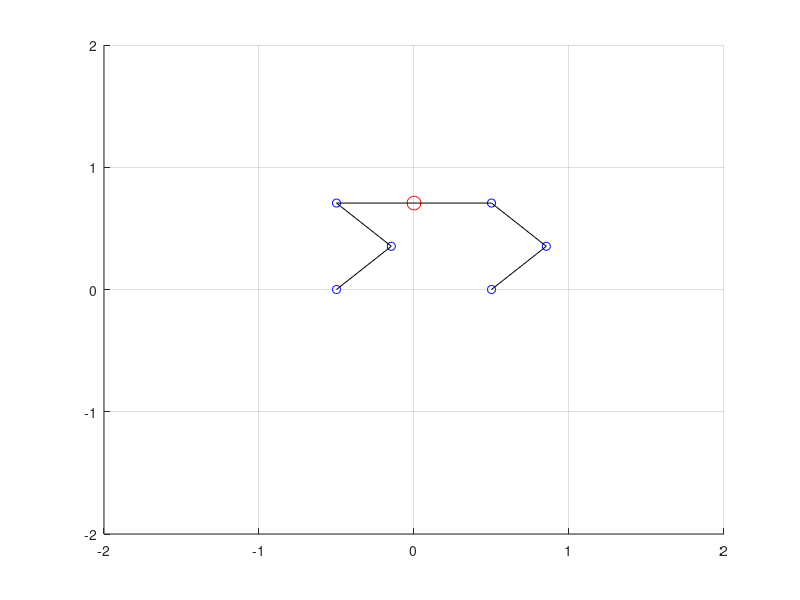

The MATLAB source for this figure: (Note: this script raises an error after producing the figure.)
%
% Kinematics of the half-bobcat
%
% Position coordinates:
%
%           p1----p0----p2
%          /            /
%         /            /
%        p3           p4
%        \             \
%         \             \
%          p5            p6
%
% Joint angles:
%
%           o------------o
%          / q1)        / q2)
%         /            /
%        o q3)        o q4)
%        \             \
%         \             \
%          o             o
%
% Body dimensions (link lengths):
%
%           o-----r0------o
%          /             /
%         / r1          / r2
%        /             /
%       o             o
%        \             \
%         \ r3          \ r3
%          \             \
%           o             o
%
% The angle theta is the angle of link r0 w.r.t. to the global reference frame
% which is given by the ground plane (line between p5 and p6).
%
%                           p2
%                    _ _ _ /
%            _ _ _ /
%          / theta)
%       p1,p5 ---------------- p6
%
function half_bobcat_fixed_feet

  conf = struct;
  conf.r0 = 1;
  conf.r1 = 0.5;
  conf.r2 = 0.5;
  conf.g = 9.81;
  conf.m = 1;

  p0_init = [0;sqrt(2)/2];
  v0_init = [0;0];
  theta_init = 0;
  q1_init = pi/4;
  q2_init = pi/4;
  q3_init = -pi/2;
  q4_init = -pi/2;
  
  theta_dot_init = 0;
  f1_init = 0;
  f2_init = 0;
  
  
  half_bobcat_draw(p0_init, theta_init, q1_init, q2_init, q3_init, q4_init, conf)
  
  y0 = vertcat(p0_init, v0_init, theta_init, q1_init, q2_init, q3_init, q4_init, theta_dot_init, f1_init, f2_init);
  
  tspan = 0:0.01:2;
  options = odeset('Mass', gait_double_support_mass(), 'RelTol', 1e-4);
                 
  [t,y] = ode15s(@(t,y)dae(y,conf),tspan,y0,options);

end

function half_bobcat_draw(p0, theta, q1, q2, q3, q4, conf)

  r0 = conf.r0;
  r1 = conf.r1;
  r2 = conf.r2;

  p1 = p1fun(p0, theta, r0);
  p2 = p2fun(p0, theta, r0);
  p3 = p3fun(p0, theta, q1, r0, r1);
  p4 = p4fun(p0, theta, q2, r0, r1);
  p5 = p5fun(p0, theta, q1, q3, r0, r1, r2);
  p6 = p6fun(p0, theta, q2, q4, r0, r1, r2);

  figure;
  hold on; grid on;
  
  plot(p0(1), p0(2), 'or', 'MarkerSize', 10)
  plot(p1(1), p1(2), 'ob')
  plot(p2(1), p2(2), 'ob')
  plot(p3(1), p3(2), 'ob')
  plot(p4(1), p4(2), 'ob')
  plot(p5(1), p5(2), 'ob')
  plot(p6(1), p6(2), 'ob')
  
  plot([p5(1), p3(1), p1(1), p2(1), p4(1), p6(1)], [p5(2), p3(2), p1(2), p2(2), p4(2), p6(2)], 'k')
  
  xlim([-2,2])
  ylim([-2,2])
  
end

function r = dae(y, conf)
  x = struct;
  x.p0 = [y(1);y(2)];
  x.v0 = [y(3);y(4)];
  x.theta = y(5);
  x.q1 = y(6);
  x.q2 = y(7);
  x.q3 = y(8);
  x.q4 = y(9);
  
  z = struct;
  z.theta_dot = y(10);
  z.f1 = y(11);
  z.f2 = y(12);
  
  diff = struct;
  diff.p0 = zeros(2,1);
  diff.v0 = zeros(2,1);
  diff.theta = 0;
  diff.q1 = 0;
  diff.q2 = 0;
  diff.q3 = 0;
  diff.q4 = 0;
  
  alg = zeros(3,1);
  
  [diff,alg] = gait_double_support_dae(diff,alg,x,z,conf);
  
  r = vertcat(diff.p0, diff.v0, diff.theta, diff.q1, diff.q2, diff.q3, diff.q4, alg(1), alg(2), alg(3));
  
end

function M = gait_double_support_mass()
  M = diag([1 1 1 1 1 1 1 1 1 0 0 0]);
end

function [diff,alg] = gait_double_support_dae(diff, alg, x, z, conf)

  g = conf.g;
  m = conf.m;
  r0 = conf.r0;
  r1 = conf.r1;
  r2 = conf.r2;

  p0 = x.p0;
  v0 = x.v0;
  theta = x.theta;
  
  theta_dot = z.theta_dot;
  f1 = z.f1;
  f2 = z.f2;

  q1 = x.q1;
  q2 = x.q2;
  q3 = x.q3;
  q4 = x.q4;
  
  q1_dot = 0;
  q2_dot = 0;
  q3_dot = 0;
  q4_dot = 0;

  p5 = p5fun(p0, theta, q1, q2, r0, r1, r2);
  p6 = p6fun(p0, theta, q1, q2, r0, r1, r2);

  p5_direction = p5-p0;
  p6_direction = p6-p0;
  p5_direction = p5_direction/norm(p5_direction);
  p6_direction = p6_direction/norm(p6_direction);
  
  a_mass = [0;-g] + f1*p5_direction/m + f2*p6_direction/m;

  diff.p0 = v0;
  diff.v0  = a_mass;

  diff.q1 = q1_dot;
  diff.q1 = q1_dot;
  diff.q3 = q1_dot;
  diff.q4 = q1_dot;

  alg(1) = a_mass(1);
  alg(2) = a_mass(2);

  % constraint:
  %   cos(theta) = dot((p2-p1), (p6-p5)) / norm(p2-p1) / norm(p6-p5)
  % differentiate to be on velocity level
  p1 = p1fun(p0, theta, r0);
  p2 = p2fun(p0, theta, r0);
  
  v1 = v1fun(v0, theta, theta_dot, r0);
  v2 = v2fun(v0, theta, theta_dot, r0);

  v5 = v5fun(v0, theta, theta_dot, q1, q1_dot, q3, q3_dot, r0, r1, r2);
  v6 = v6fun(v0, theta, theta_dot, q2, q2_dot, q4, q4_dot, r0, r1, r2);

  alg(3) = sin(theta) * theta_dot + ...
           v2'*p6+p2'*v6-v2'*p5-p2'*v5-v1'*p6-p1'*v6+v1'*p5+p1'*v5;
end

function r = p1fun(p0, theta, r0)
  r = p0 - r0 / 2 * [cos(theta); sin(theta)];
end

function r = v1fun(v0, theta, theta_dot, r0)
  r = v0 + r0 / 2 * [sin(theta); -cos(theta)] * theta_dot;
end

function r = p2fun(p0, theta, r0)
  r = p0 + r0 / 2 * [cos(theta); sin(theta)];
end

function r = v2fun(v0, theta, theta_dot, r0)
  r = v0 + r0 / 2 * [-sin(theta); cos(theta)] * theta_dot;
end

function r = p3fun(p0, theta, q1, r0, r1)
  angle = theta + q1;
  r = p1fun(p0, theta, r0) + r1 * [sin(angle); -cos(angle)];
end

function r = v3fun(v0, theta, theta_dot, q1, q1_dot, r0, r1)
  angle = theta + q1;
  r = v1fun(v0, theta, theta_dot, r0) + r1 * [cos(angle); sin(angle)] * (theta_dot + q1_dot);
end

function r = p4fun(p0, theta, q2, r0, r1)
  angle = theta + q2;
  r = p2fun(p0, theta, r0) + r1 * [sin(angle); -cos(angle)];
end

function r = v4fun(v0, theta, theta_dot, q2, q2_dot, r0, r1)
  angle = theta + q2;
  r = v2fun(v0, theta, theta_dot, r0) + r1 * [cos(angle); sin(angle)] * (theta_dot + q2_dot);
end

function r = p5fun(p0, theta, q1, q3, r0, r1, r2)
  angle = theta + q1 + q3;
  r = p3fun(p0, theta, q1, r0, r1) + r2 * [sin(angle); -cos(angle)];
end

function r = v5fun(v0, theta, theta_dot, q1, q1_dot, q3, q3_dot, r0, r1, r2)
  angle = theta + q1 + q3;
  angle_dot = theta_dot + q1_dot + q3_dot;
  r = v3fun(v0, theta, theta_dot, q1, q1_dot, r0, r1) + r2 * [cos(angle); sin(angle)] * angle_dot;
end

function r = p6fun(p0, theta, q2, q4, r0, r1, r2)
  angle = theta + q2 + q4;
  r = p4fun(p0, theta, q2, r0, r1) + r2 * [sin(angle); -cos(angle)];
end

function r = v6fun(v0, theta, theta_dot, q2, q2_dot, q4, q4_dot, r0, r1, r2)
  angle = theta + q2 + q4;
  angle_dot = theta_dot + q2_dot + q4_dot;
  r = v4fun(v0, theta, theta_dot, q2, q2_dot, r0, r1) + r2 * [cos(angle); sin(angle)] * angle_dot;
end
